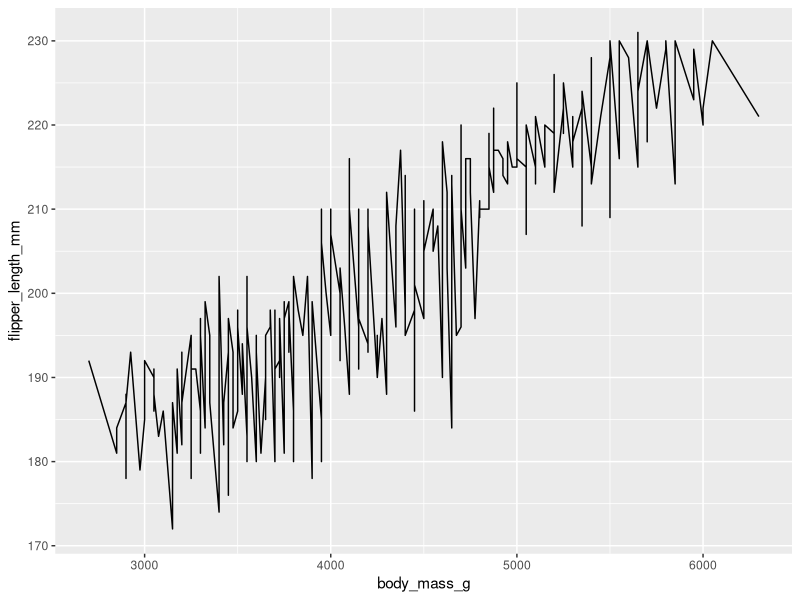
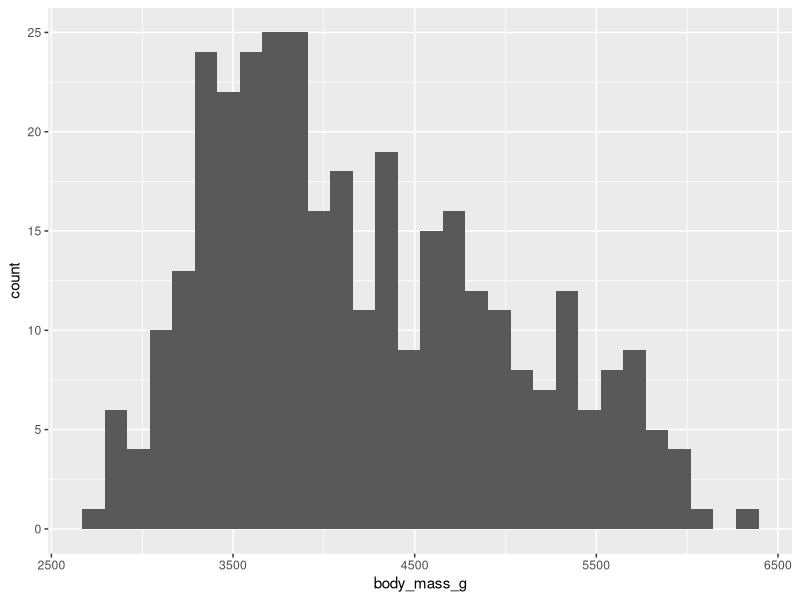
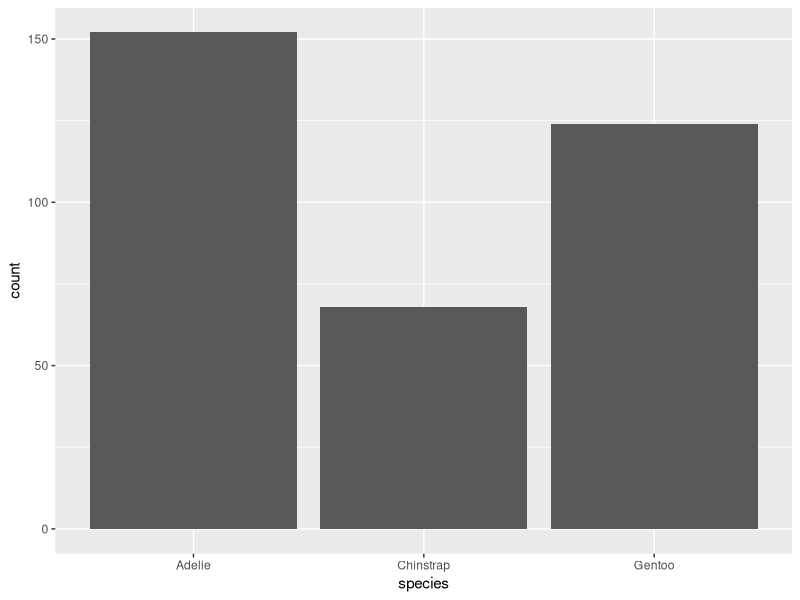
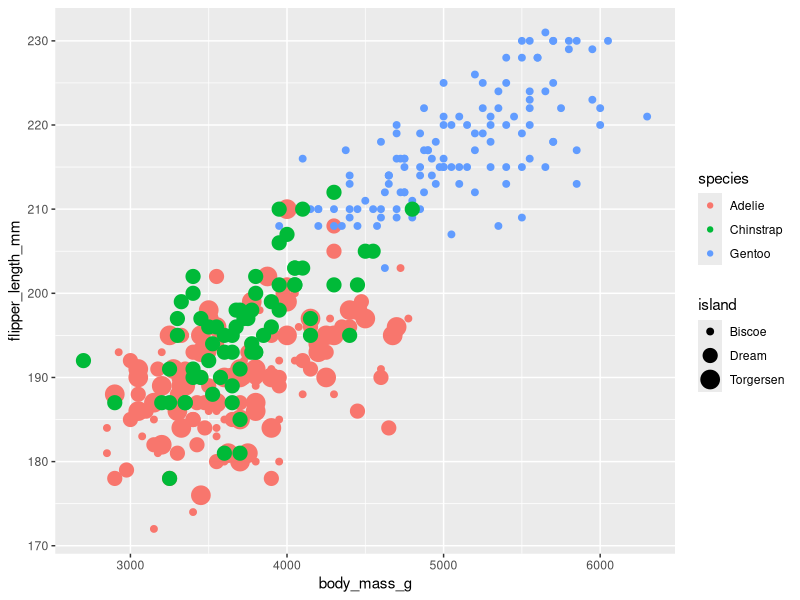
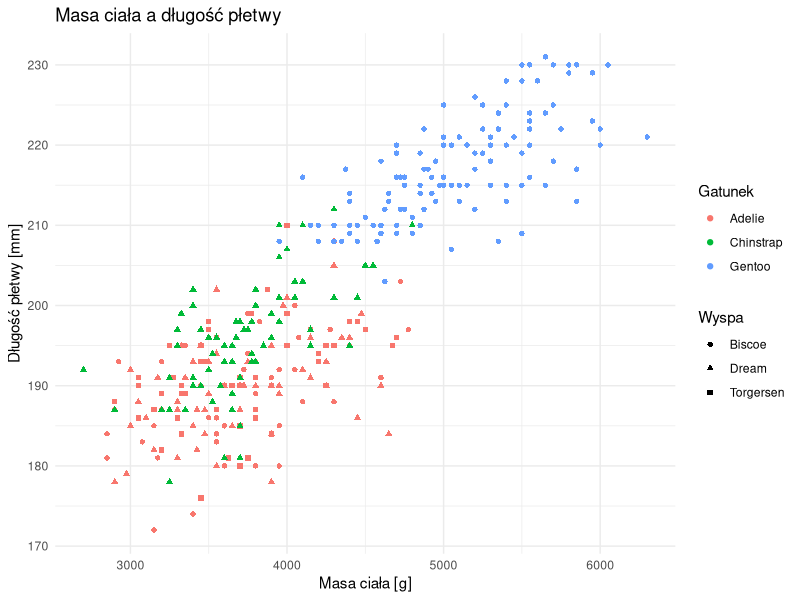

Here is the R script that generated these plots, in order:
install.packages("palmerpenguins")
library(ggplot2)
library(palmerpenguins)
data(penguins)

ggplot(penguins, aes(x = body_mass_g, y = flipper_length_mm)) +
  geom_line()

ggplot(penguins, aes(x = body_mass_g)) +
  geom_histogram(bins = 30)

ggplot(penguins, aes(x = species)) +
  geom_bar()

ggplot(penguins, aes(x = body_mass_g, y = flipper_length_mm,
                     colour = species, size = island)) +
  geom_point()

ggplot(penguins, aes(x = body_mass_g, y = flipper_length_mm,
                     colour = species, shape = island)) +
  geom_point() +
  labs(title = "Masa ciała a długość płetwy",
       x = "Masa ciała [g]",
       y = "Długość płetwy [mm]",
       colour = "Gatunek",
       shape = "Wyspa") +
  theme_minimal()

sessionInfo()
